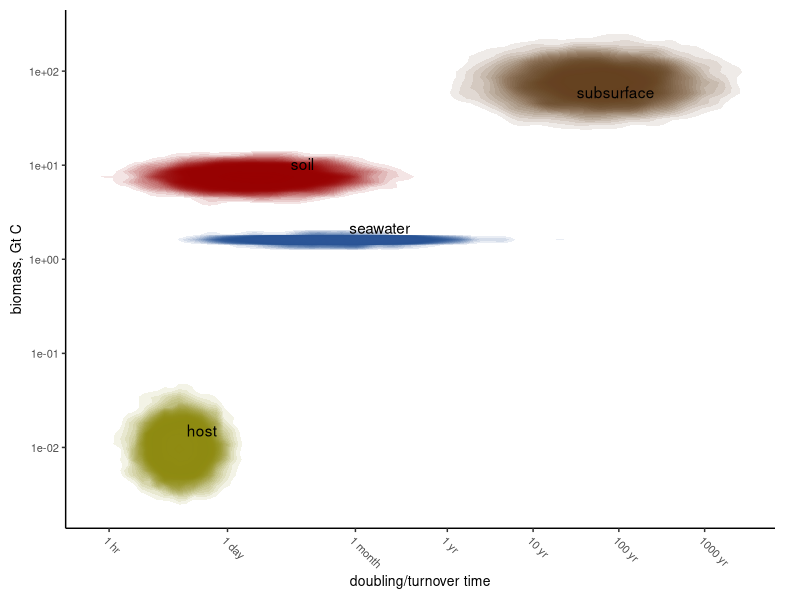

Write the R code that produced this figure.
## ---- chunk 1
# Sample data
library(tidyverse)
theme_set(theme_classic())

#####
# Useful functions
#####

# creates a lognormal distribution from a vector of x (independant) values, mu, and sigma
my_lognormal <- function(x, mu, sigma) {
  (1/(x*sigma*sqrt(2*pi)))*exp(-1*(log(x)-mu)^2/(2*sigma^2))
}

# fits a lognormal distribution to a vector of raw data
fit_lognormal <- function(raw.data, grid) {
  ln_fit <- MASS::fitdistr(raw.data, "log-normal")
  mu <- ln_fit$estimate["meanlog"]
  sigma <- ln_fit$estimate["sdlog"]
  
  density.values <- my_lognormal(x=grid, mu=mu, sigma=sigma)
  density_df <- tibble(x=grid,
                       density = density.values)
  density_df
}

# Function to calculate a grid of densities given
#.  given doubling time data and relative abundance data
# Probably badly overcomplicated
calc_joint_density <- function(doubling.data, 
                               doubling.grid = 10^(seq(from=log10(0.1), to=log10(87600000), length.out=100)), 
                               rel.abund.data, 
                               rel.abund.grid = seq(from=0.01, to=1, by=0.01),
                               envt = NULL) {
  # calc lognormal distributions for doubling times and relative abundances
  doubling_density <- fit_lognormal(raw.data = doubling.data, 
                                    grid = doubling.grid) |> 
    rename(c(doubling.time="x", doubling.density="density"))
  abundance_density <- fit_lognormal(raw.data = rel.abund.data, # this is bullshit made up numbers
                                     grid = rel.abund.grid) |> 
    rename(c(rel.abund="x", rel.abund.density="density"))
  
  # Calculate a joint density distribution from each distribution
  joint_density <- expand_grid(doubling_density, 
                               abundance_density) |> 
    mutate(joint.density = doubling.density * rel.abund.density, 
           norm.joint.density = joint.density/max(joint.density, na.rm=TRUE)) # this works!!!
  
  # Add a column for environment if need be
  if(!is.null(envt)) {
    joint_density <- joint_density |> 
      mutate(envt = as.character(envt))
  }
  
  joint_density
}

#######
# Necessary data
#######

# Data on doubling/turnover times for different environments
host <- c(1.1, 1.87, 2.3, 15, 25, 50.4)  # converted to days
soil <- c(0.44, 1*24, 160*24,6*24)
sw <- c(1.4*24, 231*24)
subsurf <- 24*365*c(3, 1000)


# What if I define a universal grid for all situations?
# rel abundance is easy - it shoudl got from 0 to 1, by 0.01 or 0.001, linearly
# Doubling time should be log-spaced - so it should go from 10^-1 hours to 
#    10,000 year * 365 days/year * 24 hours/day = 87,600,000
#    But it should be log spaced, so it should go evenly from log10(0.1) to log10(87,600,000)
#doubling.grid.univ <- 10^(seq(from=log10(0.1), to=log10(87600000), length.out=100))
#rel.abund.grid.univ <- seq(from=0.01, to=1, by=0.01)

#joint_density_host <- calc_joint_density(doubling.data = host,
#                                         rel.abund.data = c(0.01, 0.02, 0.03),
#                                         envt="host")
#joint_density_soil <- calc_joint_density(doubling.data = soil,
#                                         rel.abund.data = c(0.1, 0.2, 0.4),
#                                         envt="soil")
#joint_density_sw <- calc_joint_density(doubling.data = sw,
#                                       rel.abund.data = c(0.5, 0.6, 0.7),
#                                       envt="sw")

#densities <- rbind(joint_density_host, 
#                   joint_density_soil,
#                   joint_density_sw)



# What if I just sample from the lognormal distribution
n.points <- 10000
set.seed(2112)
# Doubling time: assume 30% uncertainty, in the absence of better information
soil.double.samps <- 10^rnorm(n=n.points, mean=mean(log10(soil)), 
                              sd=sd(log10(soil)/3))
sw.double.samps <- 10^rnorm(n=n.points, mean=mean(log10(sw)), 
                            sd=sd(log10(sw)/3))
host.double.samps <- 10^rnorm(n=n.points, mean=mean(log10(host)), 
                              sd=sd(log10(host)/3))
subsurf.double.samps <- 10^rnorm(n=n.points, mean=mean(log10(subsurf)), 
                                 sd=sd(log10(subsurf)/3))

soil.abund.samps <- 10^rnorm(n=n.points, mean=log10(7.5), 
                             sd=log10(7.5)/10) # ten percent uncertainty
sw.abund.samps <- 10^rnorm(n=n.points, mean=log10(1.6), 
                           sd=log10(1.6)/10) # ten percent uncertainty
host.abund.samps <- 10^rnorm(n=n.points, mean=log10(0.01), 
                             sd=abs(log10(0.01)/10)) # ten percent uncertainty
subsurf.abund.samps <- 10^rnorm(n=n.points, mean=log10(74), 
                                sd=log10(1.5)) # terrestrial subsurface is 20fold, marine susburface is 8fold

# OK so now I've got samples of all the environment doubling times and abundances
soils_df <- tibble(double=soil.double.samps, abund=soil.abund.samps, envt="soil")
sw_df <- tibble(double=sw.double.samps, abund=sw.abund.samps, envt="seawater")
host_df <- tibble(double=host.double.samps, abund=host.abund.samps, envt="host")
subsurf_df <- tibble(double=subsurf.double.samps, abund=subsurf.abund.samps, envt="subsurface" )
all <- rbind(soils_df, sw_df, host_df, subsurf_df) |> 
  slice_sample(prop = 1)

# Make labels for ggrepel; it's repetitive but I don't care
blob_labels <- all |> 
  group_by(envt) |> 
  summarise(mean.dt = mean(double, na.rm=TRUE),
            mean.abund = mean(abund, na.rm=TRUE))


# setup for plot
breaks.vec <- c(1, 24, 24*31, 24*365.25, 24*365.25*10, 24*365*100, 24*365*1000, 24*365*10000)
breaks.names <- c("1 hr", "1 day", "1 month", "1 yr", "10 yr", "100 yr", "1000 yr", "10,000 yr")
colors <- c("#908C13", "#2B5597", "#990000","#674422")

# the plot
ggplot(all, aes(x=double, y=abund)) + 
  stat_density_2d(
    aes(fill = envt, alpha = after_stat(level)), 
    geom = "polygon",
    color = NA,
    bins = 500
  ) + 
  scale_x_log10(name = "doubling/turnover time", 
                breaks = breaks.vec,
                labels = breaks.names) + 
  ggrepel::geom_text_repel(data=blob_labels, 
                            aes(x=mean.dt, y=mean.abund, label=envt)) +
  scale_y_log10(name = "biomass, Gt C") +
  scale_fill_manual(values = colors) + 
  theme(text = element_text(size = 10),
        legend.position = "none",
        axis.text.x = element_text(angle=-45, hjust=0),
        plot.margin = margin(0.1,0.25,0.1,0.1, "in"))
# ggsave("plots/fig_1_v2.pdf", height = 2.5, width=3.5, units = "in", dpi=450)

